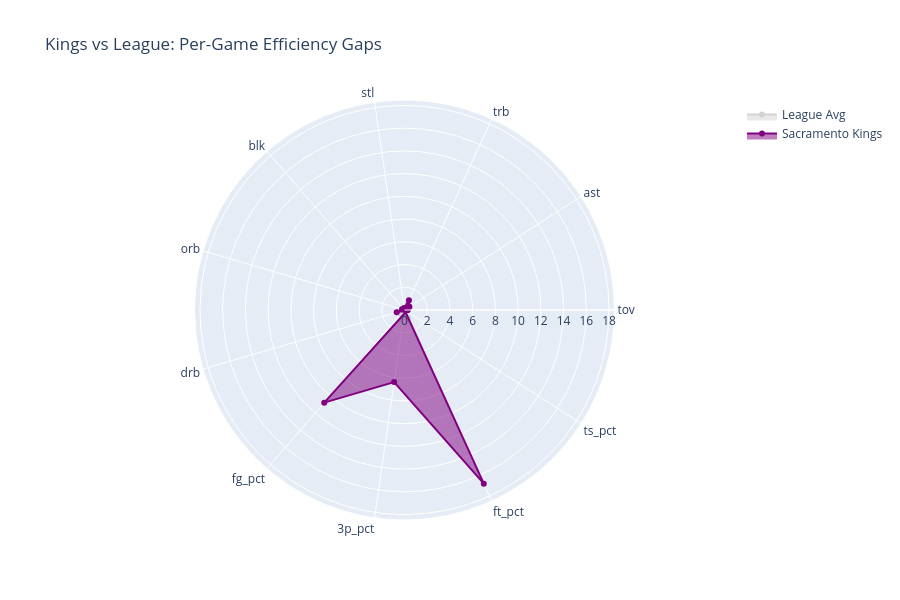

Notebook code cell kept with this figure:
### Markdown cell above
### EDA

### Code cell
import plotly.graph_objects as go
import plotly.offline as pyo

# From your comparison DataFrame
metrics = ['tov', 'ast', 'trb', 'stl', 'blk', 'orb', 'drb', 'tov', 'fg_pct', '3p_pct', 'ft_pct', 'ts_pct']
kings_vals = [comparison.loc[m, 'kings'] for m in metrics]
league_vals = [comparison.loc[m, 'league_avg'] for m in metrics]

fig = go.Figure()

fig.add_trace(go.Scatterpolar(
    r=league_vals, theta=metrics, fill='toself', name='League Avg', line_color='lightgray'
))
fig.add_trace(go.Scatterpolar(
    r=kings_vals, theta=metrics, fill='toself', name='Sacramento Kings', line_color='purple'
))

fig.update_layout(
    polar=dict(radialaxis=dict(visible=True, range=[0, max(league_vals + kings_vals)*1.1])),
    showlegend=True,
    title="Kings vs League: Per-Game Efficiency Gaps",
    height=600
)
fig.show()

### Figure 1 — Plotly figure (JSON) as saved in the notebook; plotly's stock layout.template omitted (floating-point values rounded to 4 significant figures)
{"data": [{"fill": "toself", "line": {"color": "lightgray"}, "name": "League Avg", "r": [0.1892, 0.345, 0.635, 0.1058, 0.1, 0.1364, 0.4981, 0.1892, 0.4806, 0.3882, 0.7998, 0.1], "theta": ["tov", "ast", "trb", "stl", "blk", "orb", "drb", "tov", "fg_pct", "3p_pct", "ft_pct", "ts_pct"], "type": "scatterpolar"}, {"fill": "toself", "line": {"color": "purple"}, "name": "Sacramento Kings", "r": [0.278, 0.5183, 0.9427, 0.172, 0.1207, 0.2305, 0.7159, 0.278, 10.79, 6.409, 16.8, 0.006968], "theta": ["tov", "ast", "trb", "stl", "blk", "orb", "drb", "tov", "fg_pct", "3p_pct", "ft_pct", "ts_pct"], "type": "scatterpolar"}], "layout": {"height": 600, "polar": {"radialaxis": {"range": [0, 18.48], "visible": true}}, "showlegend": true, "title": {"text": "Kings vs League: Per-Game Efficiency Gaps"}}}
